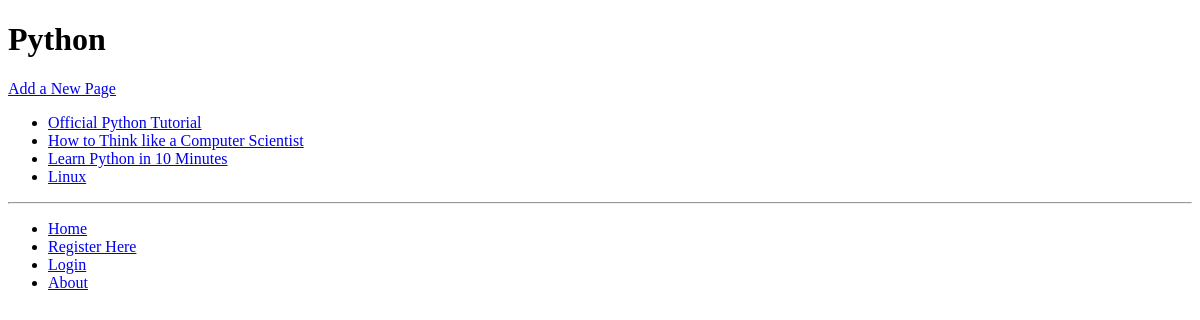
The app's page /rango/category/python/, older data.
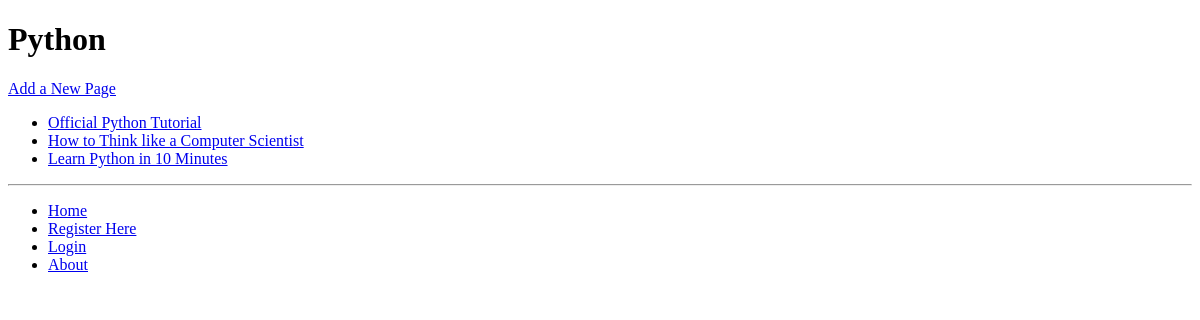
The same page, newer data.
### rango/models.py (models this page shows, shortened)
class Category(models.Model):
    name = models.CharField(max_length=128, unique=True)
    views = models.IntegerField(default=0)
    likes = models.IntegerField(default=0)
    slug = models.SlugField(unique=True, default=uuid.uuid1)

class Page(models.Model):
    category = models.ForeignKey(Category)
    title = models.CharField(max_length=128)
    url = models.URLField()
    views = models.IntegerField(default=0)

### rango/views.py (the view)
# urls.py: url(r'^category/(?P<category_name_slug>[\w\-]+)/$', views.category, name='category'),
def category(request, category_name_slug):
    context_dict = {}
    try:
        category = Category.objects.get(slug=category_name_slug)
        context_dict['category_name'] = category.name
        context_dict['category_name_slug'] = category_name_slug
        pages = Page.objects.filter(category=category)
        context_dict['pages'] = pages
        context_dict['category'] = category
    except Category.DoesNotExist:
        pass
    return render(request, 'rango/category.html', context_dict)

### templates/rango/category.html (shortened to what this page needs)
{% extends "base.html" %}
{% load staticfiles %}
{% block body_block %}
    <h1>{{ category_name }}</h1>
    <a href='{% url "add_page" category_name_slug %}'>Add a New Page</a>
    {% if category %}
        {% if pages %}
            <ul>
                {% for page in pages %}
                <li><a href="{{ page.url }}">{{ page.title }}</a></li>
                {% endfor %}
            </ul>
            {% else %}
                <strong>No pages currently in category.</strong>
            {% endif %}
        {% else %}
            The specified category {{ category_name }} does not exist!
    {% endif %}
{% endblock %}

### templates/base.html (shortened to what this page needs)
<!DOCTYPE html>
<html lang="en">
<head>
</head>
<body>
<div>
    {% block body_block %}{% endblock %}
</div>
<hr />
<div>
    <ul>
        <li><a href='{% url "index" %}'>Home</a></li>
        {% if user.is_authenticated %}
            <li><a href='{% url "restricted" %}'>Restricted Page</a></li>
            <li><a href='{% url "logout" %}'>Logout</a></li>
            <li><a href='{% url "add_category" %}'>Add a New Category</a></li>
        {% else %}
            <li><a href='{% url "register" %}'>Register Here</a></li>
            <li><a href='{% url "login" %}'>Login</a></li>
        {% endif %}
        <li><a href='{% url "about" %}'>About</a></li>
    </ul>
</div>
</body>
</html>

Row changes from the older to the newer data that the page shows:
removed Page: title "Linux"
